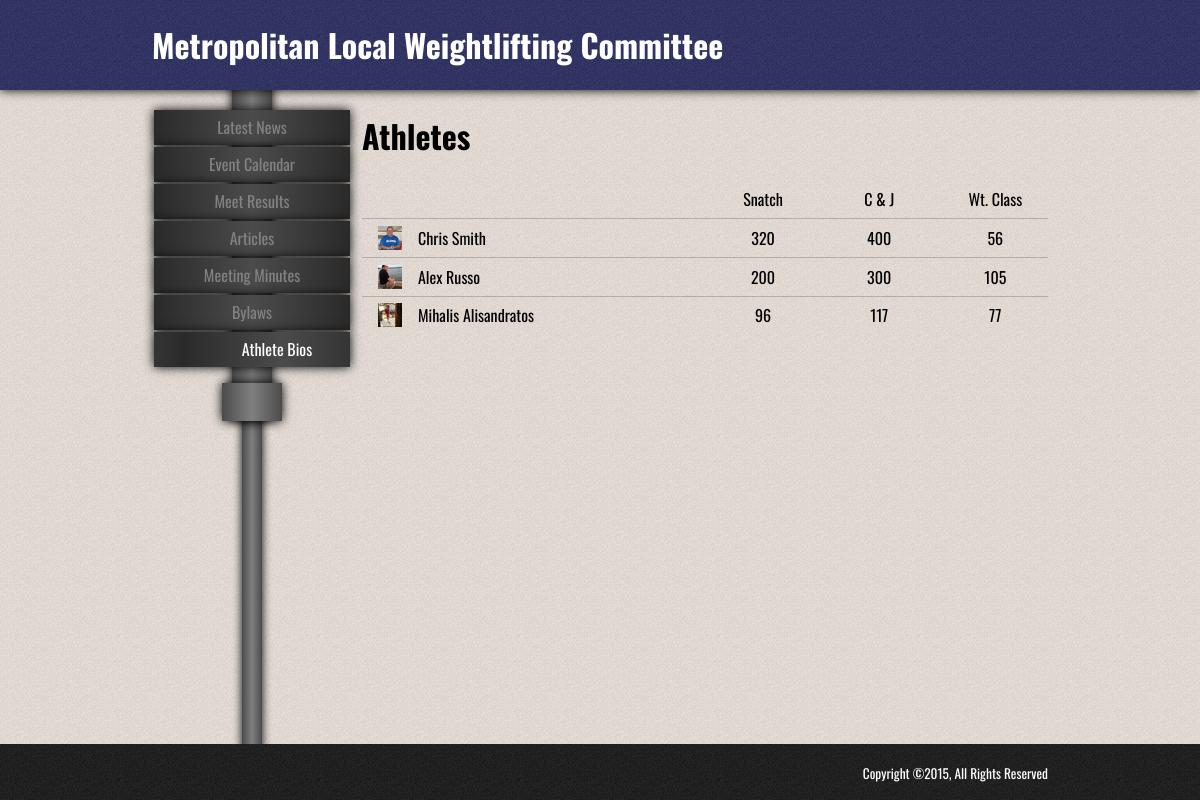
The app's page /bios with its own data.
### metropolitanweightlifting/models.py (models this page shows, shortened)
class Athlete(db.Model):
    id = db.Column(db.Integer, primary_key=True)  # USA Weightlifting ID
    gender = db.Column(db.Enum('m', 'f'), nullable=False)
    firstname = db.Column(db.String, nullable=False)
    lastname = db.Column(db.String, nullable=False)
    body_weight = db.Column(db.Float)
    weight_class = db.Column(db.Enum(
        '56', '62', '69', '77', '85', '94', '105', '105+',
        '48', '53', '58', '63', '69', '75', '75+'
    ), nullable=False)
    snatch = db.Column(db.Integer, nullable=False)
    clean_jerk = db.Column(db.Integer, nullable=False)
    description = db.Column(db.Text)
    has_photo = db.Column(db.Boolean)

### metropolitanweightlifting/views.py (the view, shortened to what this page needs)
@app.route('/bios', methods=['GET', 'POST'])
def bios():
    delete_form = forms.DeleteAthleteForm()
    athletes = Athlete.query.all()  # TODO: paginate with load more
    return render_template('main/bios.html', delete_form=delete_form, athletes=athletes)

### metropolitanweightlifting/templates/main/bios.html (shortened to what this page needs)
{% extends "layout.html" %}
{% block content %}
<h1>Athletes</h1>
<div class="section group" style="text-align: center;">
    <div class="col span_2_of_12">
        Snatch
    </div>
    <div class="col span_2_of_12">
        C & J
    </div>
    <div class="col span_2_of_12">
        Wt. Class
    </div>
</div>
{% for athlete in athletes %}
    <div class="section group roster roster-main" onclick="toggleAthleteDetails({{ athlete.id }})">
        <div class="col span_6_of_12">
            <div style="margin-left: 1em;">
                <div id="{{ athlete.id }}_image" class="athlete-thumbnail">
                    {% if athlete.has_photo %}
                        <img class="wrap-left" src="{{ url_for('static', filename='image/athletes/' ~ athlete.id ~ '_small.jpg') }}">
                    {% else %}
                        <img class="wrap-left" src="{{ url_for('static', filename='image/athletes/default_small.jpg') }}">
                    {% endif %}
                </div>
                <div style="text-align: left; overflow: hidden;">
                    {{ athlete.firstname }} {{ athlete.lastname }}
                </div>
            </div>
        </div>
        <div class="col span_2_of_12">
            {{ athlete.snatch }}
        </div>
        <div class="col span_2_of_12">
            {{ athlete.clean_jerk }}
        </div>
        <div class="col span_2_of_12">
            {{ athlete.weight_class }}
        </div>
    </div>
{% endfor %}
{% endblock %}

### metropolitanweightlifting/templates/layout.html (shortened to what this page needs)
<!doctype html>
 <html class="no-js" lang="">
    <head>
        <link rel="stylesheet" href="{{ url_for('static', filename='slick/slick.css') }}">
        <link rel="stylesheet" href="{{ url_for('static', filename='slick/slick-theme.css') }}">
        <link rel="stylesheet" href="{{ url_for('static', filename='css/main.css') }}">
    </head>
    <body class="background-noise">
        {% include "header.html" %}
        {% include "navigation/sidebar.html" %}
        <div class="container">
            <div class="main">
                {% block content %} {% endblock %}
            </div>
        </div>
        {% include "footer.html" %}
    </body>
</html>

### metropolitanweightlifting/templates/header.html (shortened to what this page needs)
<div class="header background-noise">
    <div class="container">
        <h1 class="header-heading" onclick="dropdownMenu();">
        </h1>
    </div>
</div>

### metropolitanweightlifting/templates/navigation/sidebar.html
<div class="container">
    <div class="sidebar">
        <span class="barbell bar"></span>
        <span class="barbell holder"></span>
        {% include 'navigation/links.html' %}
        <span class="barbell stopper"></span>
    </div>
</div>

### metropolitanweightlifting/templates/navigation/links.html (shortened to what this page needs)
<ul>
    <li {% if request.path == url_for('index') %} class="active" {% endif %}>
        <a href="{{ url_for('index') }}">Latest News</a>
    </li>
    <li {% if request.path == url_for('calendar') %} class="active" {% endif %}>
        <a href="{{ url_for('calendar') }}">Event Calendar</a>
    </li>
    <li {% if 'results' in request.path and not page_error %} class="active" {% endif %}>
        <a href="{{ url_for('results') }}">Meet Results</a>
    </li>
    <li {% if 'article' in request.path and not page_error %} class="active" {% endif %}>
        <a href="{{ url_for('articles') }}">Articles</a>
    </li>
    <li {% if 'minutes' in request.path and not page_error %} class="active" {% endif %}>
        <a href="{{ url_for('minutes') }}">Meeting Minutes</a>
    </li>
    <li {% if request.path == url_for('bylaws') %} class="active" {% endif %}>
        <a href={{ url_for('bylaws') }}>Bylaws</a>
    </li>
    <li {% if 'bio' in request.path and not page_error %} class="active" {% endif %}>
        <a href="{{ url_for('bios') }}">Athlete Bios</a>
    </li>
</ul>

### metropolitanweightlifting/templates/footer.html
<div class="footer background-noise">
    <div class="container">
        <small>Copyright &copy;2015, All Rights Reserved</small>
    </div>
</div>

### metropolitanweightlifting/static/css/main.css (style rules this page uses)
body { margin: 0; padding: 0; font-family: Oswald, sans-serif; background-color: #fff4eb; }
a { color: #8b4048; text-decoration: none; }
.container { max-width: 56em; margin: 0 auto; padding-left: 1em; padding-right: 1em; }
.header { position: fixed; top: 0; width: 100%; z-index: 2; -webkit-box-shadow: 0 0 10px #000000; -moz-box-shadow: 0 0 10px #000000; box-shadow: 0 0 10px #000000; background-color: rgb(23, 27, 90); }
.header-heading { white-space: nowrap; color: white; -o-transition:.25s; -moz-transition:.25s; -webkit-transition:.25s; transition:.25s; }
.main { margin-left: 210px; margin-top: 7em; padding-bottom: 65px; }
.footer { color: #ffffff; background-color: #000000; width: 100%; padding-top: 1em; padding-bottom: 1em; position: fixed; bottom: 0; text-align: right; }
.barbell { -webkit-box-shadow: 0 0 10px #000000; -moz-box-shadow: 0 0 10px #000000; box-shadow: 0 0 10px #000000; background: #808080; background: -webkit-linear-gradient(left, #4b4b4b, #808080, #4b4b4b); background: -moz-linear-gradient(left, #4b4b4b, #808080, #4b4b4b); background: -ms-linear-gradient(left, #4b4b4b, #808080, #4b4b4b); background: -o-linear-gradient(left, #4b4b4b, #808080, #4b4b4b); z-index: -1; }
.bar { width: 20px; margin-left: -10px; height: inherit; position: inherit; }
.holder { width: 40px; margin-left: -20px; height: 420px; position: inherit; }
.stopper { width: 60px; margin-left: -30px; transition:.5s; height: 38px; position: inherit; }
.sidebar { width: 200px; height: 100%; position: fixed; top: 0; text-align: center; }
.sidebar ul { margin-top: 110px; }
.sidebar ul, li { padding-left: 0; }
.sidebar li { list-style-type: none; height: 35px; margin: 2px; -webkit-box-shadow: 0 0 10px #000000; -moz-box-shadow: 0 0 10px #000000; box-shadow: 0 0 10px #000000; background: #4b4b4b; background: -webkit-linear-gradient(left, #2a2a2a, #4b4b4b, #2a2a2a); background: -moz-linear-gradient(left, #2a2a2a, #4b4b4b, #2a2a2a); background: -ms-linear-gradient(left, #2a2a2a, #4b4b4b, #2a2a2a); background: -o-linear-gradient(left, #2a2a2a, #4b4b4b, #2a2a2a); }
.sidebar li, .sidebar li a { -o-transition:.5s; -moz-transition:.5s; -webkit-transition:.5s; transition:.5s; }
.sidebar li:hover a, .sidebar li.active a { padding-left: 50px; color: #ffffff; }
.sidebar li:hover, .sidebar li.active { background-position: 30px; }
.sidebar li > a { display: block; }
.sidebar a { color: #828282; text-decoration: none; line-height: 35px; }
.wrap-left { float: left; margin-right: 1em; }
.athlete-thumbnail img { width: 1.5em; height: 1.5em; }
.roster { border-top: 1px solid rgba(0, 0, 0, 0.2); text-align: center; }
.section { clear: both; padding: 0; margin: 0; }
.col { display: block; float:left; margin: 1% 0 1% 1.6%; }
.col:first-child { margin-left: 0; }
.group:before, .group:after { content:""; display:table; }
.group:after { clear:both; }
.group { zoom:1; }
.span_6_of_12 { width: 49.2%; }
.span_2_of_12 { width: 15.33%; }

### records on screen
Athlete: shows a picture, firstname "Chris", lastname "Smith", snatch "320", clean_jerk "400", weight_class "56"
Athlete: id (picture), firstname "Alex", lastname "Russo", snatch "200", clean_jerk "300", weight_class "105"
Athlete: id (picture), firstname "Mihalis", lastname "Alisandratos", snatch "96", clean_jerk "117", weight_class "77"
